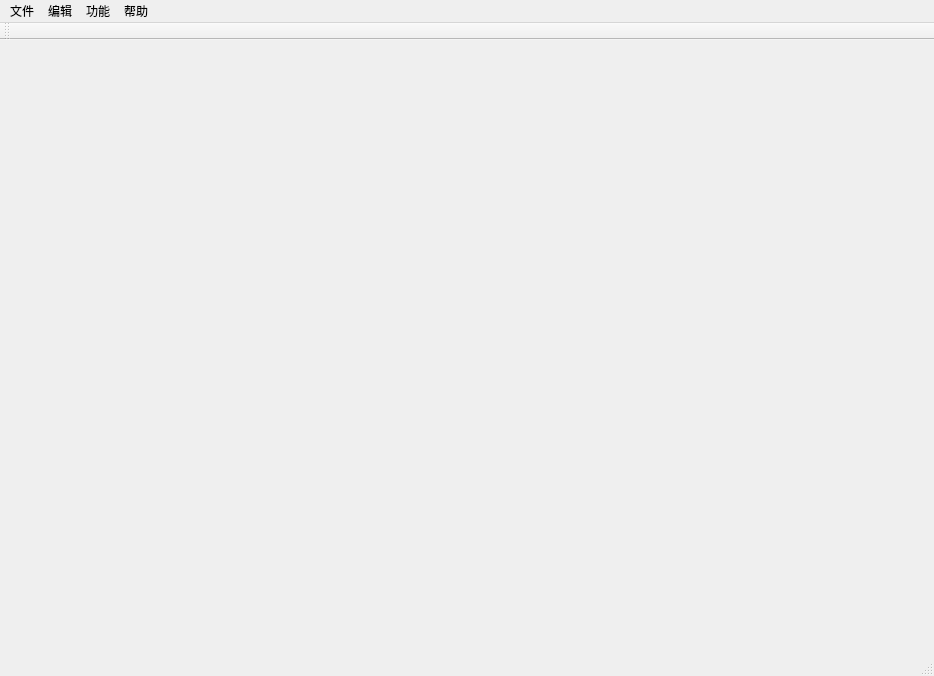
<?xml version="1.0" encoding="UTF-8"?>
<ui version="4.0">
 <class>AlgorithmTesterClass</class>
 <widget class="QMainWindow" name="AlgorithmTesterClass">
  <property name="geometry">
   <rect>
    <x>0</x>
    <y>0</y>
    <width>934</width>
    <height>676</height>
   </rect>
  </property>
  <property name="windowTitle">
   <string>AlgorithmTester</string>
  </property>
  <widget class="QWidget" name="centralWidget"/>
  <widget class="QMenuBar" name="menuBar">
   <property name="geometry">
    <rect>
     <x>0</x>
     <y>0</y>
     <width>934</width>
     <height>23</height>
    </rect>
   </property>
   <widget class="QMenu" name="file">
    <property name="title">
     <string>文件</string>
    </property>
    <addaction name="actionOpen"/>
    <addaction name="actionSave"/>
    <addaction name="actionSave_as"/>
    <addaction name="separator"/>
    <addaction name="actionExit"/>
   </widget>
   <widget class="QMenu" name="edit">
    <property name="title">
     <string>编辑</string>
    </property>
    <widget class="QMenu" name="menuSelect_region">
     <property name="title">
      <string>选取</string>
     </property>
     <addaction name="actionRect"/>
     <addaction name="actionCircle"/>
    </widget>
    <addaction name="menuSelect_region"/>
    <addaction name="actionSelect_all"/>
   </widget>
   <widget class="QMenu" name="function">
    <property name="title">
     <string>功能</string>
    </property>
    <addaction name="actionAccuracy"/>
    <addaction name="actionAdjust"/>
    <addaction name="actionAdd_defect"/>
   </widget>
   <widget class="QMenu" name="help">
    <property name="title">
     <string>帮助</string>
    </property>
    <addaction name="actionManual"/>
   </widget>
   <addaction name="file"/>
   <addaction name="edit"/>
   <addaction name="function"/>
   <addaction name="help"/>
  </widget>
  <widget class="QStatusBar" name="statusBar"/>
  <widget class="QToolBar" name="mainToolBar">
   <attribute name="toolBarArea">
    <enum>TopToolBarArea</enum>
   </attribute>
   <attribute name="toolBarBreak">
    <bool>false</bool>
   </attribute>
  </widget>
  <action name="actionOpen">
   <property name="text">
    <string>打开</string>
   </property>
  </action>
  <action name="actionSave">
   <property name="text">
    <string>保存</string>
   </property>
   <property name="menuRole">
    <enum>QAction::TextHeuristicRole</enum>
   </property>
  </action>
  <action name="actionAccuracy">
   <property name="text">
    <string>准确率计算</string>
   </property>
  </action>
  <action name="actionAdjust">
   <property name="text">
    <string>参数调节</string>
   </property>
  </action>
  <action name="actionManual">
   <property name="text">
    <string>使用说明</string>
   </property>
  </action>
  <action name="actionSave_as">
   <property name="text">
    <string>另存为</string>
   </property>
  </action>
  <action name="actionExit">
   <property name="text">
    <string>退出</string>
   </property>
  </action>
  <action name="actionRect">
   <property name="text">
    <string>方形</string>
   </property>
  </action>
  <action name="actionCircle">
   <property name="text">
    <string>圆形</string>
   </property>
  </action>
  <action name="actionSelect_all">
   <property name="text">
    <string>选取整体</string>
   </property>
  </action>
  <action name="actionAdd_defect">
   <property name="text">
    <string>瑕疵模拟</string>
   </property>
  </action>
 </widget>
 <layoutdefault spacing="6" margin="11"/>
 <resources>
  <include location="algorithmtester.qrc"/>
 </resources>
 <connections/>
</ui>
